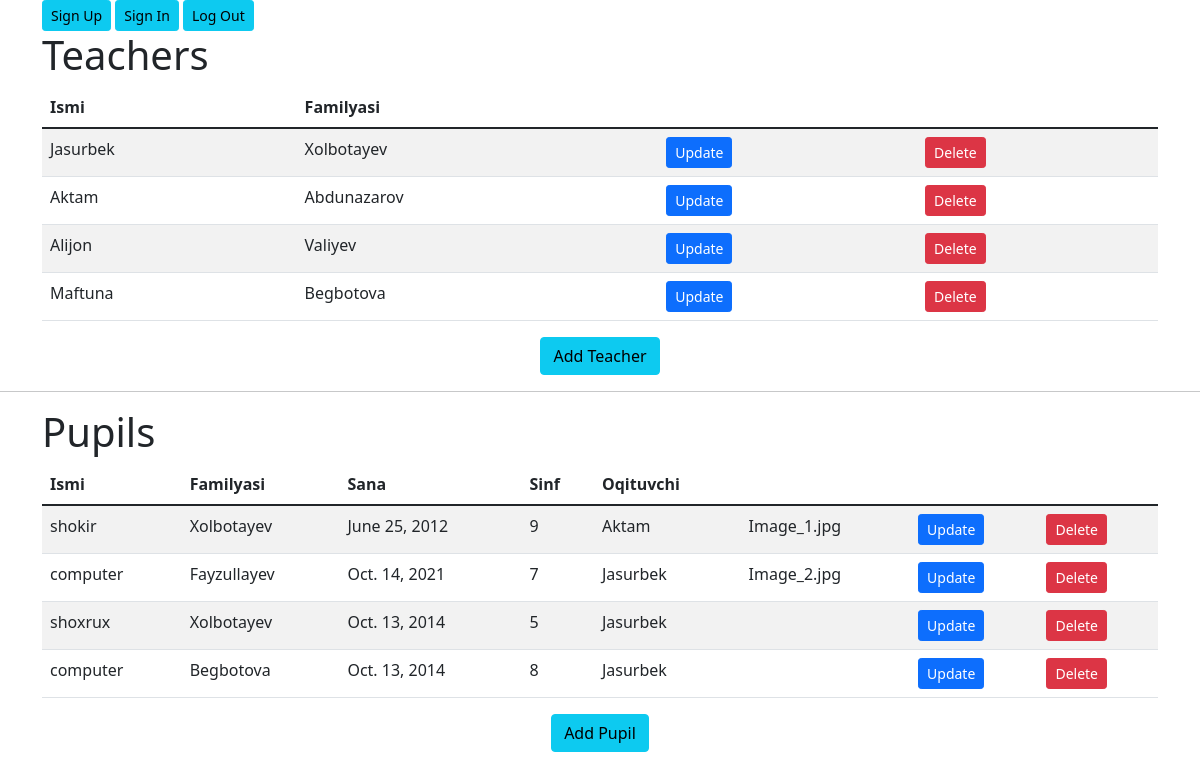
The app's page / (signed in) with its own data.
### members/models.py (models this page shows, shortened)
class Teacher(models.Model):
	name = models.CharField('Ismi', max_length=100)
	surname = models.CharField('Familyasi', max_length=100)
	def __str__(self):
		return self.name

class Pupil(models.Model):
	KLASS = (
		('1', '1'),
		('2', '2'),
		('3', '3'),
		('4', '4'),
		('5', '5'),
		('6', '6'),
		('7', '7'),
		('8', '8'),
		('9', '9'),
		)
	name = models.CharField('Ismi', max_length=100)
	surname = models.CharField('Familyasi', max_length=100)
	date = models.DateField('sANA', auto_now=False, null=True)
	info = models.TextField("Ma'lumot")
	klass = models.CharField('Sinfi',max_length=100 ,choices=KLASS)
	teacher = models.ForeignKey(Teacher, on_delete=models.CASCADE)
	images = models.ImageField(null=False, blank=False)

### members/views.py (the view)
# urls.py: path('', index, name='index'),
@login_required(login_url='login')
def index(request):
	teachers = Teacher.objects.all()
	pupils = Pupil.objects.all()
	context = {'teachers':teachers, 'pupils':pupils}
	return render(request, 'index.html', context)

### members/templates/index.html (shortened to what this page needs)
<!DOCTYPE html>
<html lang="en">
<head>
	<link href="https://cdn.jsdelivr.net/npm/bootstrap@5.1.3/dist/css/bootstrap.min.css" rel="stylesheet">
</head>
<body>
	<div class="container" >
    <div class="inline">
      <a class="btn btn-sm btn-info btn-outline" href="{% url 'register' %}">Sign Up</a>
      <a class="btn btn-sm btn-info btn-outline" href="{% url 'login' %}">Sign In</a>
      <a class="btn btn-sm btn-info btn-outline" href="{% url 'logout' %}">Log Out</a>
    </div>
      <h1>Teachers</h1>
		<table class="table table-striped table-hover">
  			<thead>
   			 <tr>
      			<th scope="col-md-6">Ismi</th>
      			<th scope="col-md-6">Familyasi</th>
    		</tr>
  			</thead>
  			<tbody>
  				{% for teacher in teachers %}
    				<tr>
      					<td>{{teacher.name}}</td>
      					<td>{{teacher.surname}}</td>
                <td><a class="btn btn-sm btn-primary" href="{% url 'update_teacher' teacher.id %}">Update</a></td>
                <td><a class="btn btn-sm btn-danger" href="{% url 'delete_teacher' teacher.id %}">Delete</a></td>
    				</tr>
    			{% endfor %}
  			</tbody>
		</table>
    <div style="text-align: center;">
      <a class="btn btn-md btn-info" href="{% url 'add_teacher' %}">Add Teacher</a>
    </div>
	</div>
	<hr>
	<div class="container" >
		<h1>Pupils</h1>
		<table class="table table-striped table-hover">
  			<thead>
   			 <tr>
      			<th scope="col-md-6">Ismi</th>
      			<th scope="col-md-6">Familyasi</th>
      			<th scope="col-md-6">Sana</th>
      			<th scope="col-md-6">Sinf</th>
      			<th scope="col-md-6">Oqituvchi</th>
    		</tr>
  			</thead>
  			<tbody>
  				{% for pupil in pupils %}
    				<tr>
      					<td>{{pupil.name}}</td>
      					<td>{{pupil.surname}}</td>
      					<td>{{pupil.date}}</td>
      					<td>{{pupil.klass}}</td>
      					<td>{{pupil.teacher}}</td>
                <td>{{pupil.images}}</td>
                <td><a class="btn btn-sm btn-primary" href="{% url 'update_pupil' pupil.id %}">Update</a></td>
                <td><a class="btn btn-sm btn-danger" href="{% url 'delete_pupil' pupil.id %}">Delete</a></td>
    				</tr>
    			{% endfor %}
  			</tbody>
		</table>
     <div style="text-align: center;">
      <a class="btn btn-md btn-info" href="{% url 'add_pupil' %}">Add Pupil</a>
    </div>
	</div>
</body>
</html>

### records on screen
Teacher: name "Jasurbek", surname "Xolbotayev"
Teacher: name "Aktam", surname "Abdunazarov"
Teacher: name "Alijon", surname "Valiyev"
Teacher: name "Maftuna", surname "Begbotova"
Pupil: name "shokir", surname "Xolbotayev", date "June 25, 2012", klass "9", teacher "Aktam", images "Image_1.jpg"
Pupil: name "computer", surname "Fayzullayev", date "Oct. 14, 2021", klass "7", teacher "Jasurbek", images "Image_2.jpg"
Pupil: name "shoxrux", surname "Xolbotayev", date "Oct. 13, 2014", klass "5", teacher "Jasurbek"
Pupil: name "computer", surname "Begbotova", date "Oct. 13, 2014", klass "8", teacher "Jasurbek"
